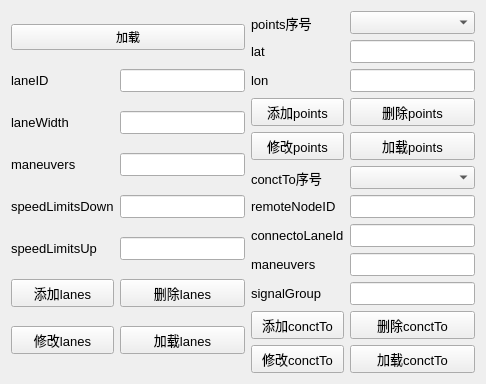
        <widget class="QWidget" name="tab">
         <attribute name="title">
          <string>lanes</string>
         </attribute>
         <layout class="QGridLayout" name="gridLayout_11">
          <item row="0" column="0">
           <layout class="QGridLayout" name="gridLayout_9">
            <item row="6" column="1">
             <widget class="QPushButton" name="pushButton_lanesDel">
              <property name="font">
               <font>
                <family>Arial</family>
                <pointsize>10</pointsize>
               </font>
              </property>
              <property name="text">
               <string>删除lanes</string>
              </property>
             </widget>
            </item>
            <item row="5" column="0">
             <widget class="QLabel" name="label_74">
              <property name="font">
               <font>
                <family>Arial</family>
                <pointsize>10</pointsize>
               </font>
              </property>
              <property name="text">
               <string>speedLimitsUp</string>
              </property>
             </widget>
            </item>
            <item row="3" column="1">
             <widget class="QLineEdit" name="lineEdit_lanesManeuvers">
              <property name="font">
               <font>
                <family>Arial</family>
                <pointsize>10</pointsize>
               </font>
              </property>
             </widget>
            </item>
            <item row="6" column="0">
             <widget class="QPushButton" name="pushButton_lanesAdd">
              <property name="font">
               <font>
                <family>Arial</family>
                <pointsize>10</pointsize>
               </font>
              </property>
              <property name="text">
               <string>添加lanes</string>
              </property>
             </widget>
            </item>
            <item row="2" column="0">
             <widget class="QLabel" name="label_63">
              <property name="font">
               <font>
                <family>Arial</family>
                <pointsize>10</pointsize>
               </font>
              </property>
              <property name="text">
               <string>laneWidth</string>
              </property>
             </widget>
            </item>
            <item row="7" column="0">
             <widget class="QPushButton" name="pushButton_lanesMod">
              <property name="font">
               <font>
                <family>Arial</family>
                <pointsize>10</pointsize>
               </font>
              </property>
              <property name="text">
               <string>修改lanes</string>
              </property>
             </widget>
            </item>
            <item row="3" column="0">
             <widget class="QLabel" name="label_64">
              <property name="font">
               <font>
                <family>Arial</family>
                <pointsize>10</pointsize>
               </font>
              </property>
              <property name="text">
               <string>maneuvers</string>
              </property>
             </widget>
            </item>
            <item row="4" column="1">
             <widget class="QLineEdit" name="lineEdit_lanesSpeedLimitDown">
              <property name="font">
               <font>
                <family>Arial</family>
                <pointsize>10</pointsize>
               </font>
              </property>
             </widget>
            </item>
            <item row="2" column="1">
             <widget class="QLineEdit" name="lineEdit_lanesWidth">
              <property name="font">
               <font>
                <family>Arial</family>
                <pointsize>10</pointsize>
               </font>
              </property>
             </widget>
            </item>
            <item row="7" column="1">
             <widget class="QPushButton" name="pushButton_lanesLoad">
              <property name="font">
               <font>
                <family>Arial</family>
                <pointsize>10</pointsize>
               </font>
              </property>
              <property name="text">
               <string>加载lanes</string>
              </property>
             </widget>
            </item>
            <item row="1" column="1">
             <widget class="QLineEdit" name="lineEdit_lanesId">
              <property name="font">
               <font>
                <family>Arial</family>
                <pointsize>10</pointsize>
               </font>
              </property>
             </widget>
            </item>
            <item row="4" column="0">
             <widget class="QLabel" name="label_75">
              <property name="font">
               <font>
                <family>Arial</family>
                <pointsize>10</pointsize>
               </font>
              </property>
              <property name="text">
               <string>speedLimitsDown</string>
              </property>
             </widget>
            </item>
            <item row="1" column="0">
             <widget class="QLabel" name="label_62">
              <property name="font">
               <font>
                <family>Arial</family>
                <pointsize>10</pointsize>
               </font>
              </property>
              <property name="text">
               <string>laneID</string>
              </property>
             </widget>
            </item>
            <item row="5" column="1">
             <widget class="QLineEdit" name="lineEdit_lanesSpeedLimitUp">
              <property name="font">
               <font>
                <family>Arial</family>
                <pointsize>10</pointsize>
               </font>
              </property>
             </widget>
            </item>
            <item row="0" column="0" colspan="2">
             <widget class="QPushButton" name="pushButton_loadlanespage">
              <property name="text">
               <string>加载</string>
              </property>
             </widget>
            </item>
           </layout>
          </item>
          <item row="0" column="1">
           <layout class="QGridLayout" name="gridLayout_10">
            <item row="0" column="0">
             <widget class="QLabel" name="label_66">
              <property name="font">
               <font>
                <family>Arial</family>
                <pointsize>10</pointsize>
               </font>
              </property>
              <property name="text">
               <string>points序号</string>
              </property>
             </widget>
            </item>
            <item row="0" column="1">
             <widget class="QComboBox" name="comboBox_lanesPointsxh">
              <property name="font">
               <font>
                <family>Arial</family>
                <pointsize>10</pointsize>
               </font>
              </property>
             </widget>
            </item>
            <item row="1" column="0">
             <widget class="QLabel" name="label_67">
              <property name="font">
               <font>
                <family>Arial</family>
                <pointsize>10</pointsize>
               </font>
              </property>
              <property name="text">
               <string>lat</string>
              </property>
             </widget>
            </item>
            <item row="1" column="1">
             <widget class="QLineEdit" name="lineEdit_lanesPointsLat">
              <property name="font">
               <font>
                <family>Arial</family>
                <pointsize>10</pointsize>
               </font>
              </property>
             </widget>
            </item>
            <item row="2" column="0">
             <widget class="QLabel" name="label_68">
              <property name="font">
               <font>
                <family>Arial</family>
                <pointsize>10</pointsize>
               </font>
              </property>
              <property name="text">
               <string>lon</string>
              </property>
             </widget>
            </item>
            <item row="2" column="1">
             <widget class="QLineEdit" name="lineEdit_lanesPointsLon">
              <property name="font">
               <font>
                <family>Arial</family>
                <pointsize>10</pointsize>
               </font>
              </property>
             </widget>
            </item>
            <item row="3" column="0">
             <widget class="QPushButton" name="pushButton_lanesPointsAdd">
              <property name="font">
               <font>
                <family>Arial</family>
                <pointsize>10</pointsize>
               </font>
              </property>
              <property name="text">
               <string>添加points</string>
              </property>
             </widget>
            </item>
            <item row="3" column="1">
             <widget class="QPushButton" name="pushButton_lanesPointsDel">
              <property name="font">
               <font>
                <family>Arial</family>
                <pointsize>10</pointsize>
               </font>
              </property>
              <property name="text">
               <string>删除points</string>
              </property>
             </widget>
            </item>
            <item row="4" column="0">
             <widget class="QPushButton" name="pushButton_lanesPointsMod">
              <property name="font">
               <font>
                <family>Arial</family>
                <pointsize>10</pointsize>
               </font>
              </property>
              <property name="text">
               <string>修改points</string>
              </property>
             </widget>
            </item>
            <item row="4" column="1">
             <widget class="QPushButton" name="pushButton_lanesPointsLoad">
              <property name="font">
               <font>
                <family>Arial</family>
                <pointsize>10</pointsize>
               </font>
              </property>
              <property name="text">
               <string>加载points</string>
              </property>
             </widget>
            </item>
            <item row="5" column="0">
             <widget class="QLabel" name="label_76">
              <property name="font">
               <font>
                <family>Arial</family>
                <pointsize>10</pointsize>
               </font>
              </property>
              <property name="text">
               <string>conctTo序号</string>
              </property>
             </widget>
            </item>
            <item row="5" column="1">
             <widget class="QComboBox" name="comboBox_lanesConctToxh">
              <property name="font">
               <font>
                <family>Arial</family>
                <pointsize>10</pointsize>
               </font>
              </property>
             </widget>
            </item>
            <item row="6" column="0">
             <widget class="QLabel" name="label_70">
              <property name="font">
               <font>
                <family>Arial</family>
                <pointsize>10</pointsize>
               </font>
              </property>
              <property name="text">
               <string>remoteNodeID</string>
              </property>
             </widget>
            </item>
            <item row="6" column="1">
             <widget class="QLineEdit" name="lineEdit_lanesNodeId">
              <property name="font">
               <font>
                <family>Arial</family>
                <pointsize>10</pointsize>
               </font>
              </property>
             </widget>
            </item>
            <item row="7" column="0">
             <widget class="QLabel" name="label_71">
              <property name="font">
               <font>
                <family>Arial</family>
                <pointsize>10</pointsize>
               </font>
              </property>
              <property name="text">
               <string>connectoLaneId</string>
              </property>
             </widget>
            </item>
            <item row="7" column="1">
             <widget class="QLineEdit" name="lineEdit_lanesDownNodeId">
              <property name="font">
               <font>
                <family>Arial</family>
                <pointsize>10</pointsize>
               </font>
              </property>
             </widget>
            </item>
            <item row="8" column="0">
             <widget class="QLabel" name="label_72">
              <property name="font">
               <font>
                <family>Arial</family>
                <pointsize>10</pointsize>
               </font>
              </property>
              <property name="text">
               <string>maneuvers</string>
              </property>
             </widget>
            </item>
            <item row="8" column="1">
             <widget class="QLineEdit" name="lineEdit_lanesDownManeuvers">
              <property name="font">
               <font>
                <family>Arial</family>
                <pointsize>10</pointsize>
               </font>
              </property>
             </widget>
            </item>
            <item row="9" column="0">
             <widget class="QLabel" name="label_73">
              <property name="font">
               <font>
                <family>Arial</family>
                <pointsize>10</pointsize>
               </font>
              </property>
              <property name="text">
               <string>signalGroup</string>
              </property>
             </widget>
            </item>
            <item row="9" column="1">
             <widget class="QLineEdit" name="lineEdit_lanesDownSign">
              <property name="font">
               <font>
                <family>Arial</family>
                <pointsize>10</pointsize>
               </font>
              </property>
             </widget>
            </item>
            <item row="10" column="0">
             <widget class="QPushButton" name="pushButton_lanesConcToAdd">
              <property name="font">
               <font>
                <family>Arial</family>
                <pointsize>10</pointsize>
               </font>
              </property>
              <property name="text">
               <string>添加conctTo</string>
              </property>
             </widget>
            </item>
            <item row="10" column="1">
             <widget class="QPushButton" name="pushButton_lanesConcToDel">
              <property name="font">
               <font>
                <family>Arial</family>
                <pointsize>10</pointsize>
               </font>
              </property>
              <property name="text">
               <string>删除conctTo</string>
              </property>
             </widget>
            </item>
            <item row="11" column="0">
             <widget class="QPushButton" name="pushButton_lanesConcToMod">
              <property name="font">
               <font>
                <family>Arial</family>
                <pointsize>10</pointsize>
               </font>
              </property>
              <property name="text">
               <string>修改conctTo</string>
              </property>
             </widget>
            </item>
            <item row="11" column="1">
             <widget class="QPushButton" name="pushButton_lanesConcToLoad">
              <property name="font">
               <font>
                <family>Arial</family>
                <pointsize>10</pointsize>
               </font>
              </property>
              <property name="text">
               <string>加载conctTo</string>
              </property>
             </widget>
            </item>
           </layout>
          </item>
         </layout>
        </widget>
